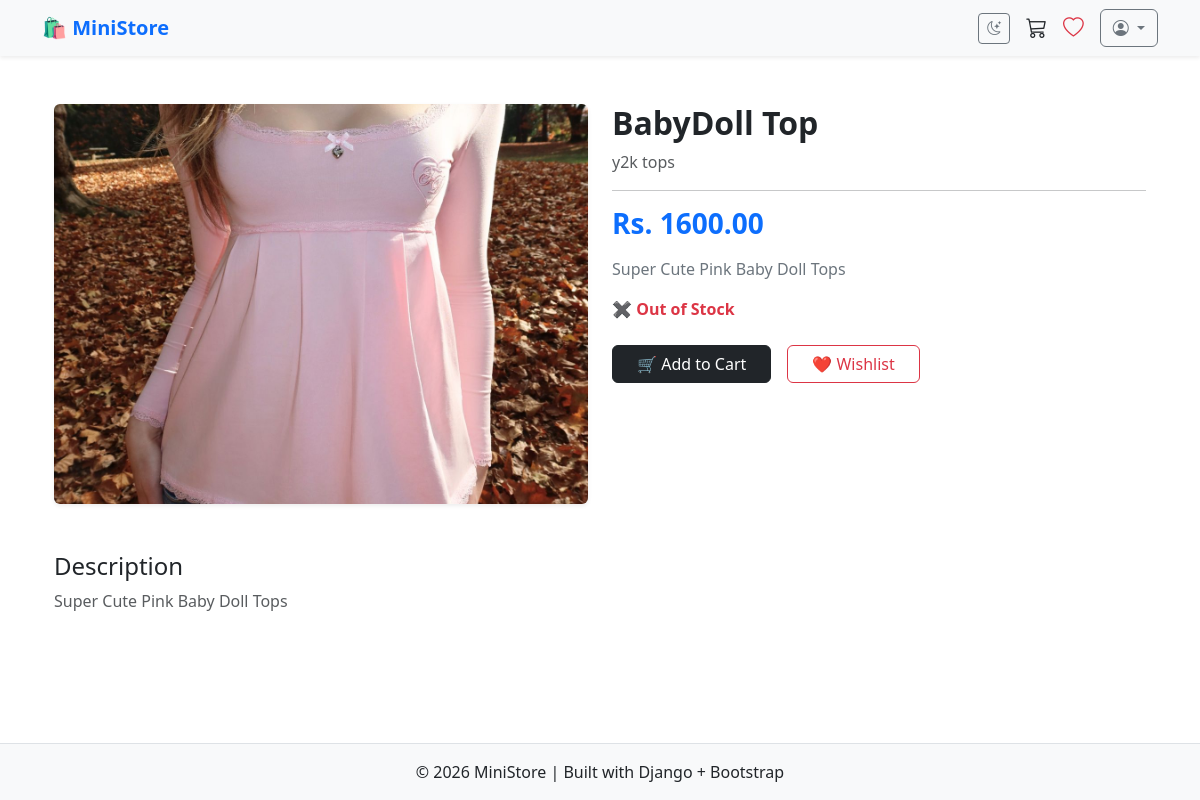
The app's page /product-detail/2/ (signed in) with its own data.
### ministore/models.py (models this page shows, shortened)
class Product(models.Model):
    category = models.ForeignKey(Category,on_delete=models.CASCADE)
    name = models.CharField(max_length=200)
    description = models.TextField()
    stock = models.PositiveBigIntegerField(default=0)
    price = models.DecimalField(max_digits=10,decimal_places=2)
    image = models.ImageField(upload_to="products/")
    created_at = models.DateTimeField(auto_now_add=True,null=True,blank=True)

class Category(models.Model):
    name = models.CharField(max_length=200)
    def __str__(self):
        return self.name
    class Meta:
        verbose_name = "category"
        verbose_name_plural = 'Categories'

### ministore/views.py (the view)
class ProductDetailView(LoginRequiredMixin,DetailView):
    model = Product
    template_name = "product_detail.html"
    context_object_name = "product"
    def get_queryset(self):
        return Product.objects.filter(pk=self.kwargs['pk'])

### ministore/context_processors.py (called while the page is built)
def cart_item_count(request):
    cart = request.session.get("cart", {})  # get the cart from session
    total_quantity = sum(cart.values())     # sum all quantities
    return {"cart_count": total_quantity}   # send this to templates

def wishlist_count(request):
    wishlist = request.session.get("wishlist", [])
    return {"wishlist_count": len(wishlist)}

### templates/product_detail.html
{% extends "base.html" %}
{% block content %}
<div class="container py-4">
  <div class="row g-4">
    <div class="col-md-6">
      <div class="card border-0 shadow-sm">
        <img src="{{ product.image.url }}"
             class="img-fluid rounded"
             style="height: 400px; object-fit: cover;">
      </div>
    </div>
    <div class="col-md-6">
      <h2 class="fw-bold">{{ product.name }}</h2>
      <p class="text-muted">{{ product.category }}</p>
      <hr>
      <h3 class="text-primary fw-bold mb-3">
        Rs. {{ product.price }}
      </h3>
      <p class="text-secondary">
        {{ product.description }}
      </p>
      {% if product.stock > 0 %}
        <p class="text-success fw-semibold">✔ In Stock ({{ product.stock }})</p>
      {% else %}
        <p class="text-danger fw-semibold">✖ Out of Stock</p>
      {% endif %}
      <div class="d-flex gap-3 mt-4">
        <a href="{% url 'add-cart' product.pk %}"
           class="btn btn-dark px-4">
           🛒 Add to Cart
        </a>
        <a href="{% url 'add_to_wishlist' product.id %}"
           class="btn btn-outline-danger px-4">
           ❤️ Wishlist
        </a>
      </div>
    </div>
  </div>
  <div class="mt-5">
    <h4>Description</h4>
    <p class="text-muted">{{ product.description }}</p>
  </div>
</div>
{% endblock content %}

### templates/base.html (style rules this page uses)
body { min-height: 100vh; display: flex; flex-direction: column; }

### records on screen
Product: image (picture), name "BabyDoll Top", category "y2k tops", price "1600.00", description "Super Cute Pink Baby Doll Tops"
